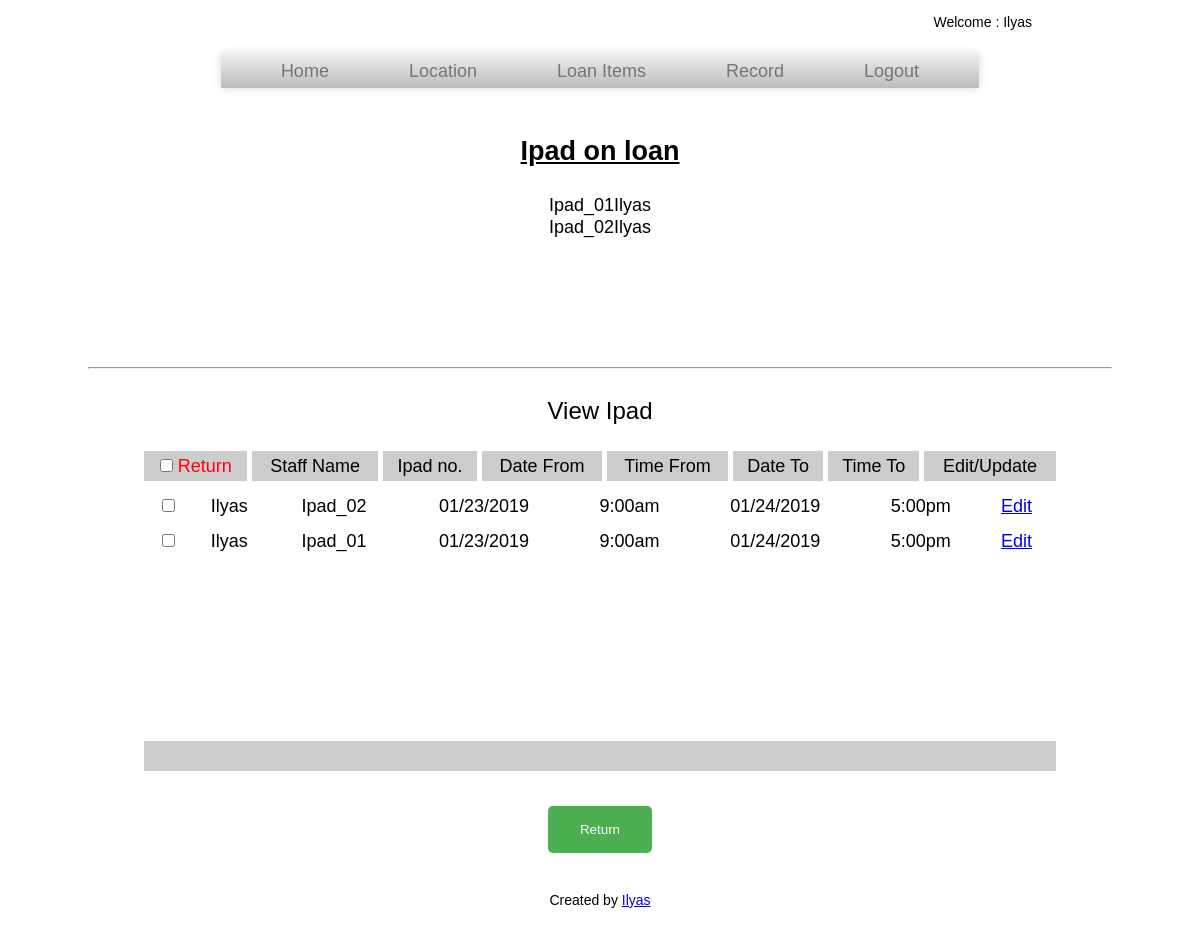
The app's page /ipad_loan_view.php (signed in) with its own data.
### tables this page shows
CREATE TABLE `loan_ipad_tbl` (
  `loan_ipad_id` int(11) NOT NULL auto_increment,
  `name` varchar(100) NOT NULL,
  `date_from` varchar(100) NOT NULL,
  `date_to` varchar(100) NOT NULL,
  `staff_id` int(11) NOT NULL,
  `time_from` varchar(100) NOT NULL,
  `time_to` varchar(100) NOT NULL,
  `ipad_name` varchar(100) NOT NULL,
  PRIMARY KEY  (`loan_ipad_id`),
  KEY `FK_loan_ipads_1` (`staff_id`)
);

### ipad_loan_view.php (the view, shortened to what this page needs)
<!DOCTYPE html>
<html>
<head>
<link rel="stylesheet" href="css/style.css"/>
</head>
<body>
<center>
<?php include("header.php"); ?>
<table border="0" cellpadding="2" cellspacing="3" width="800">
<tr>
    <td align="center"><h2><u>Ipad on loan</u></h2><br></td></tr>
     <tr>
    <tr>
		<td align="center"><div style='height:130px; width:780px; white-space: nowrap; overflow-x: visible; overflow-y: hidden;'><?php
	if($key !="")
		$sql_sel=mysql_query("SElECT * FROM loan_ipad_tbl");
	else
		 $sql_sel=mysql_query("SElECT * FROM loan_ipad_tbl");
    while($row=mysql_fetch_array($sql_sel)){
    ?>
  <div><?php echo $row['ipad_name'];?><?php echo $row['name'];?></div>
    <?php
    }
    ?></div></td>
      </tr>
    <td align="center">&nbsp;</td></tr>
		</table>
          <hr><br>
     <p><font size="+2">View Ipad</font></p>
    <br/>
<?php
include_once('connections/dbConfig.php');
$query = mysqli_query($conn,"SELECT * FROM loan_ipad_tbl WHERE staff_id=".$_SESSION['staff_id']." ORDER BY loan_ipad_id DESC");
?>
<form name="bulk_action_form" action="ipad_loan_delete.php" method="post" onsubmit="return validate(this)"/>
    <table border=0 cellpadding='4' cellspacing='5' width="90%">
    <tr bgcolor='#CCCCCC'>
            <td align="center"><input type="checkbox" name="select_all" id="select_all" value=""/> <font color="#FF0004">Return</font></td>
            <td align="center">Staff Name</td>
            <td align="center">Ipad no.</td>
            <td align="center">Date From</td>
            <td align="center">Time From</td>
            <td align="center">Date To</td>
            <td align="center">Time To</td>
            <td align="center">Edit/Update</td>
        </tr></table>
        <div style='height:250px; overflow-y:scroll; width:1010px;'>
         <table border=0 cellpadding='4' cellspacing='5' width="90%">
        <?php
            if(mysqli_num_rows($query) > 0){
                while($row = mysqli_fetch_assoc($query)){
        ?>
        <tr>
        <td align="center"><input type="checkbox" name="checked_id[]" class="checkbox" value="<?php echo $row['loan_ipad_id']; ?>" /></td>
            <td align="center"><?php echo $row['name']; ?></td>
            <td align="center"><?php echo $row['ipad_name']; ?></td>
            <td align="center"><?php echo $row['date_from']; ?></td>
            <td align="center"><?php echo $row['time_from']; ?></td>
            <td align="center"><?php echo $row['date_to']; ?></td>
            <td align="center"><?php echo $row['time_to']; ?></td>
            <td align="center"><a href="ipad_loan_edit.php?loan_ipad_id=<?php echo $row['loan_ipad_id']; ?>">Edit</a></td>
        </tr>
        <?php } }else{ ?>
           <tr><td colspan="5">No records found.</td>
        <?php } ?></tr>
           </table></div>
           <table border=0 cellpadding='4' cellspacing='5' width="90%">
           <tr><td bgcolor='#CCCCCC' colspan="8" >&nbsp;</td></tr>
           <tr>
         <td align="center" colspan="8"><br><input type="submit" class="btn btn-danger" name="bulk_delete_submit" value="Return"/></td>
    </table>
<?php include("footer.php"); ?>
    </center>
</body>
</html>

### css/style.css (style rules this page uses)
body, div, h1, h2, h3, h4, h5, h6, p, ul, ol, li, dl, dt, dd, img, form, fieldset, input, textarea, table, blockquote { margin: 0; padding: 0; border: 0; }
body { margin: 0px auto; font-family: sans-serif; font-size: 18px; line-height: 22px; width:1024px; }
input[type=button], input[type=submit], input[type=reset] { background-color: #4CAF50; border: none; color: white; padding: 16px 32px; text-decoration: none; margin: 4px 2px; cursor: pointer; border-radius: 5px; }

### records on screen
loan_ipad_tbl: ipad_name "Ipad_01", name "Ilyas", date_from "01/23/2019", time_from "9:00am", date_to "01/24/2019", time_to "5:00pm"
loan_ipad_tbl: ipad_name "Ipad_02", name "Ilyas", date_from "01/23/2019", time_from "9:00am", date_to "01/24/2019", time_to "5:00pm"

### other values on screen
$_SESSION['name'] "Ilyas"
